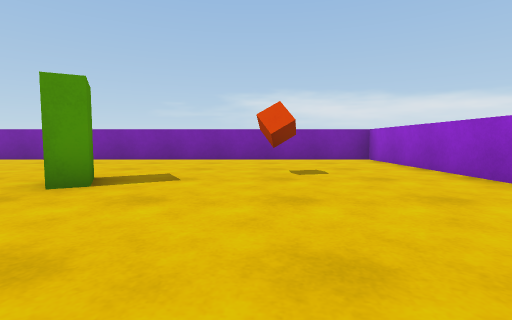
view 1 (above)

16 first-person views from a walk through a Unity game level. The camera is 0.63 m above the floor, tilts 4° down and sees 85° across. The floor is counted in squares, 1 m on a side. Each view is taken from the middle of a square. On the plan, view 1 faces up. The plan holds only what a view shows up to about 9 squares ahead; the rest is blank. The player character is not drawn. Surface patterns are stand-ins for the level's own textures.

view 2
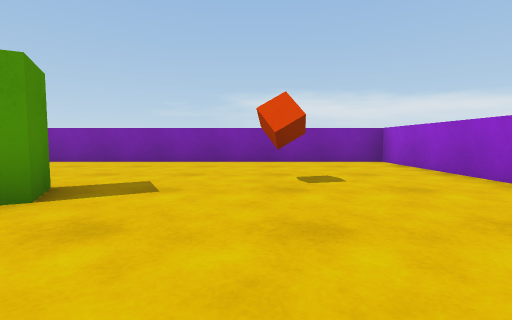

view 3
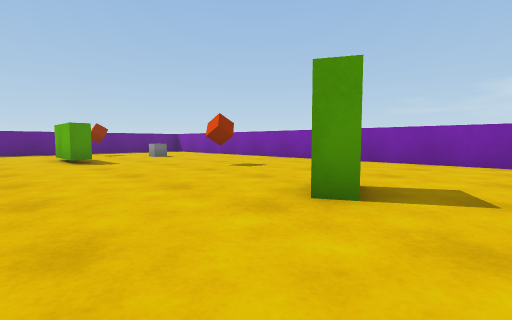

view 4
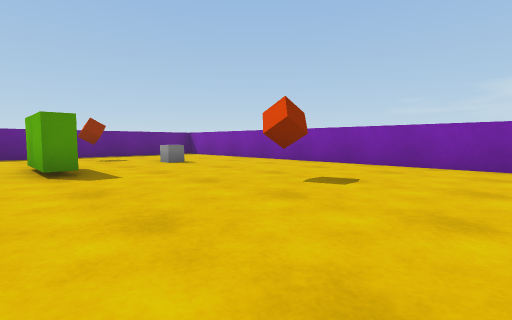

view 5
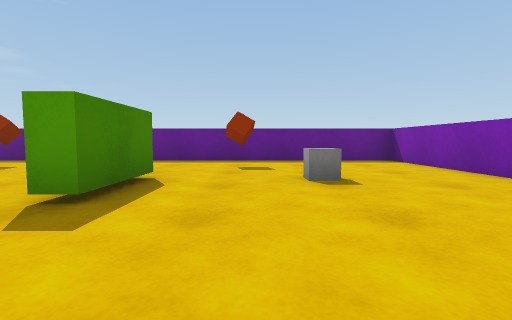

view 6
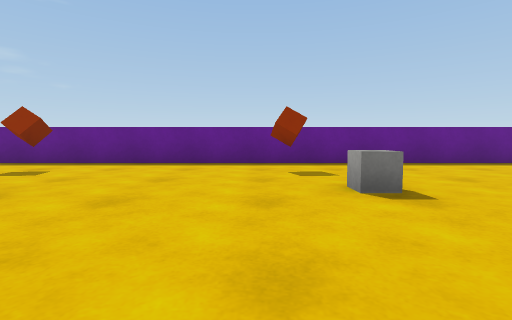

view 7
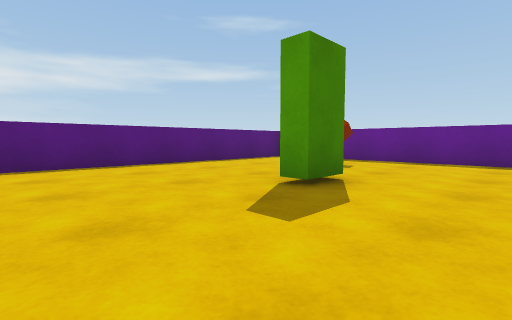

view 8
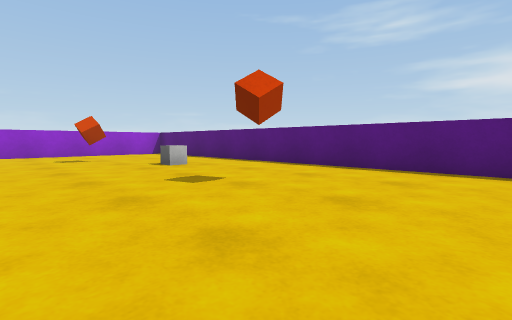

view 9
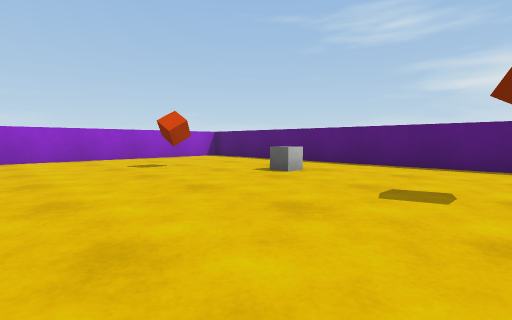

view 10
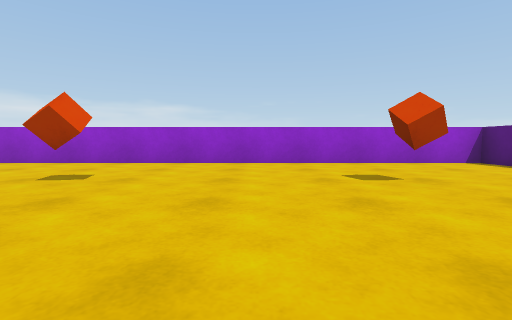

view 11
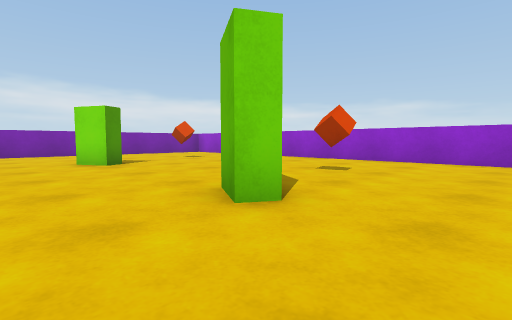

view 12
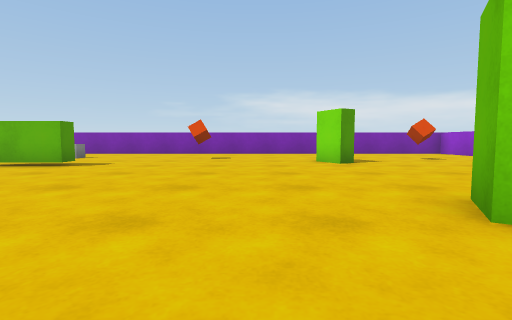

view 13
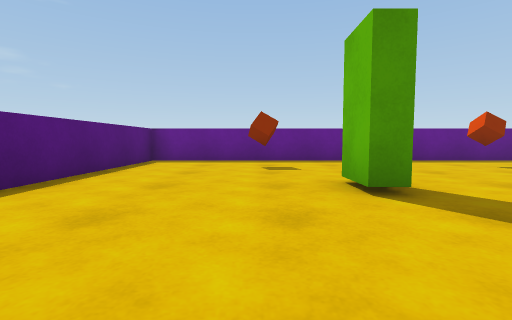

view 14
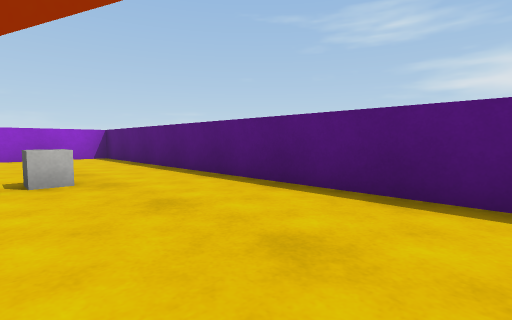

view 15
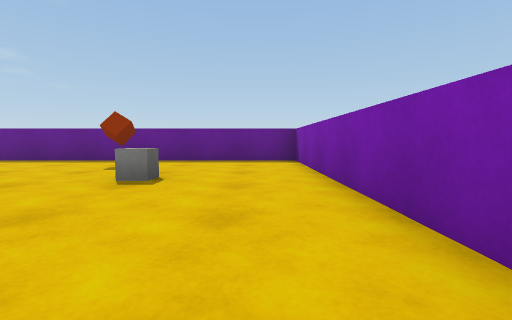

view 16
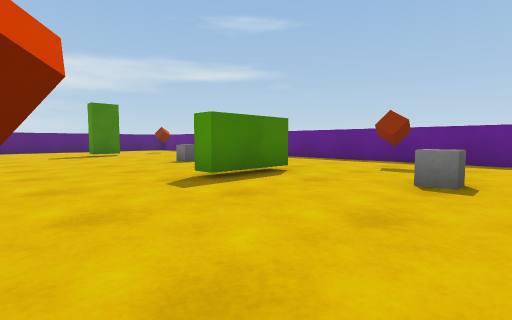

### Floor plan
Points are (right, up) in squares from view 1. A wall is a line through its corners. A room is listed if a view was taken in it or the views show most of it. See-through windows are left out.
Room 1 (views 1, 2, 3, 4, 5, 6, 7, 8, 9, 10, 11, 12, 13, 14, 15, 16)
walls: (-2.7, -2.1) (-3.2, -1.9) (-2.7, -1.1); (-11.8, 3.3) (-9.7, 3.3) (-9.7, 2.8) (-11.8, 2.8); (-11.2, -5.2) (-10.2, -5.2) (-10.2, -5.7) (-11.2, -5.7); (-15.8, 9.3) (-15.8, -10.3) (3.8, -10.3) (3.8, 9.3) (-15.8, 9.3)
objects: other object (-14, -7); other object (-14, -1); other object (-14, 5); other object (-12, 0); other object (-12, 6); other object (-7, 6); other object (-6, -7); other object (-3, 4); other object (-2, -8); other object (0, -6); other object (0, -1); other object (0, 5)

Positions as (right, up) in squares from view 1, and headings:
1: (0, 0), facing up
2: (0, 1), facing up
3: (-1, 1), facing up-left
4: (-4, 2), facing up-left
5: (-7, 5), facing left
6: (-8, -2), facing left
7: (-7, -3), facing down-left
8: (-9, -4), facing down-right
9: (-6, -3), facing down-right
10: (-4, -4), facing right
11: (-5, -4), facing up-right
12: (-5, -4), facing up
13: (-7, -7), facing left
14: (-7, -7), facing down-right
15: (-7, 8), facing left
16: (-7, 7), facing down-left
